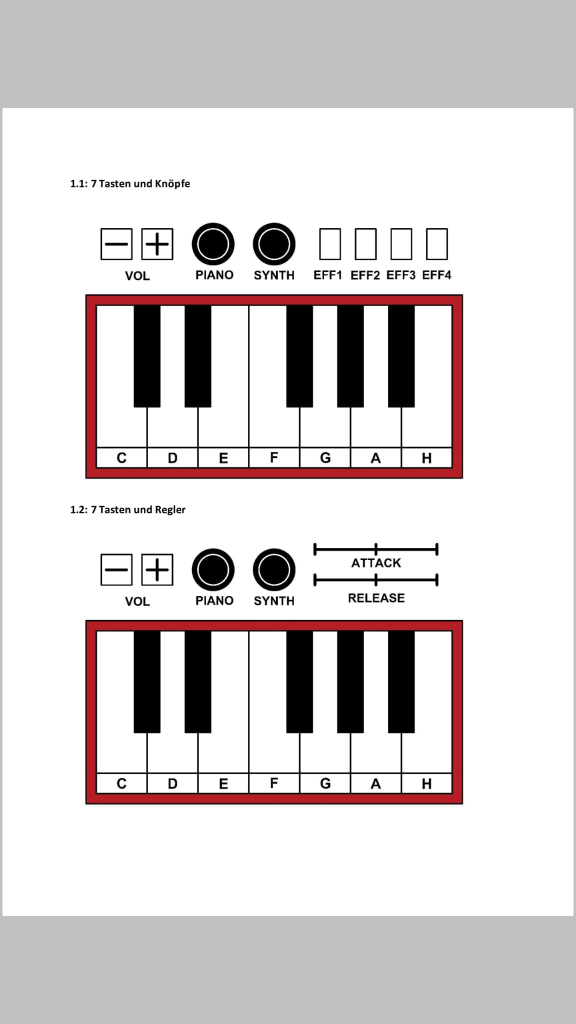
#> input picture media/Papier_Tastatur_Image.jpeg, 1152 x 2048 px, given in place of Tastaturrand_Farbe.jpg, which was not available (shown at 1/2 size)
$ python video.py
#> lines starting #> are read from the running program, lines starting #| are printed output that depends on the picture; after the words box and inside, x2 and y2 are one past the last pixel; in counts of white or black regions, pixels touching at a corner belong together; pictures that were not available may be replaced by others from this repository, and a replacement may not be noted
import websocket
import cv2
import json
import time
import numpy as np

# Ausgewählter Pixel für den Tastaturrand, einlesen und in HSV-Farbbereich umwandeln
keyboard_border_color = cv2.imread('../media/Tastaturrand_Farbe.jpg',cv2.IMREAD_COLOR )
#> keyboard_border_color is the input picture: shape (2048, 1152, 3); mean B, G, R 214.3, 214, 218.8
keyboard_border_color_HSV = cv2.cvtColor(keyboard_border_color, cv2.COLOR_BGR2HSV)
#> keyboard_border_color_HSV: shape (2048, 1152, 3); mean H, S, V 7.7, 8.8, 218.8
h_keyboard_border_color = int(keyboard_border_color_HSV[0][0][0])
#> h_keyboard_border_color = 0
s_keyboard_border_color = int(keyboard_border_color_HSV[0][0][1])
#> s_keyboard_border_color = 0
v_keyboard_border_color = int(keyboard_border_color_HSV[0][0][2])
#> v_keyboard_border_color = 192

# Ausgewählter Pixel für den Finger, einlesen und in HSV-Farbbereich umwandeln
finger_color = cv2.imread('../media/Finger_Farbe.jpg',cv2.IMREAD_COLOR )
finger_color_HSV = cv2.cvtColor(finger_color, cv2.COLOR_BGR2HSV)
h_finger_color = int(finger_color_HSV[0][0][0])
#> h_finger_color = 0
s_finger_color = int(finger_color_HSV[0][0][1])
#> s_finger_color = 0
v_finger_color = int(finger_color_HSV[0][0][2])
#> v_finger_color = 192
finger_radius = 10

# Koordinaten der Elemente innerhalb des originalen Bilders (mit den zwei Beispieltastaturen)
# Wir identifizieren este die Tastatur anhand des roten Randes.
# Danach finden wir die einzelnen Elemente mathematisch anhand der Koordinaten.

# Tastatur-Kooardinaten
# Outer
paper_outer_margin_upper_x = 171
paper_outer_margin_upper_y = 1239
paper_outer_margin_lower_x = 926
paper_outer_margin_lower_y = 1607
# Inner
paper_inner_margin_upper_x = 192
paper_inner_margin_upper_y = 1261
paper_inner_margin_lower_x = 904
paper_inner_margin_lower_y = 1586

# Volume Minus
paper_volume_minus_upper_x = 202
paper_volume_minus_upper_y = 1108
paper_volume_minus_w = 63
paper_volume_minus_h = 63

# Volume Plus
paper_volume_plus_upper_x = 283
paper_volume_plus_upper_y = 1108
paper_volume_plus_w = 63
paper_volume_plus_h = 63

# Piano
paper_piano_upper_x = 382
paper_piano_upper_y = 1095
paper_piano_w = 89
paper_piano_h = 89

# Synth
paper_synth_upper_x = 504
paper_synth_upper_y = 1095
paper_synth_w = 89
paper_synth_h = 89

# Distortion
paper_distortion_upper_x = 624
paper_distortion_upper_y = 1015
paper_distortion_w = 290
paper_distortion_h = 45

# Reverb
paper_reverb_upper_x = 624
paper_reverb_upper_y = 1108
paper_reverb_w = 290
paper_reverb_h = 63

# Gespeicherte Werte
command = 'none'
savedXKeyboard = 0
savedWKeyboard = 0
printAgain = True

# Callback Funktion für Slider - tut nichts
def do_nothing(no):
    return

# ------------------------- WEB SOCKET  ---------------------------------------------------

# WebSocket Funktion um ein Message zu senden
# [73 lines left out: functions sendMessage, volumeMinus, volumePlus, piano, synth, blackKey and 3 more, not called in this run]

#--------------------------FUNKTIONEN FÜRS VIDEO-------------------------------------------

# Größe Region einer Farbe finden
def findBiggestRegionForColor(frame, h, s, v, h_threshold, s_threshold_min, v_threshold_min, isHand):
    # Umwandlung in HSV Farbraum
#> called with h = 0, s = 0, v = 192, h_threshold = 15, s_threshold_min = 70, v_threshold_min = 40, isHand = True
    hsv = cv2.cvtColor(frame, cv2.COLOR_BGR2HSV)

    # Grenzen
    lower = np.array([h - h_threshold, s_threshold_min, v_threshold_min])
#> lower = [-15, 70, 40]
    upper = np.array([h + h_threshold, 255, 255])
#> upper = [15, 255, 255]

    # Threshold HSV Image um nur Piano Randfarben zu bekommen
    mask = cv2.inRange(hsv, lower, upper)
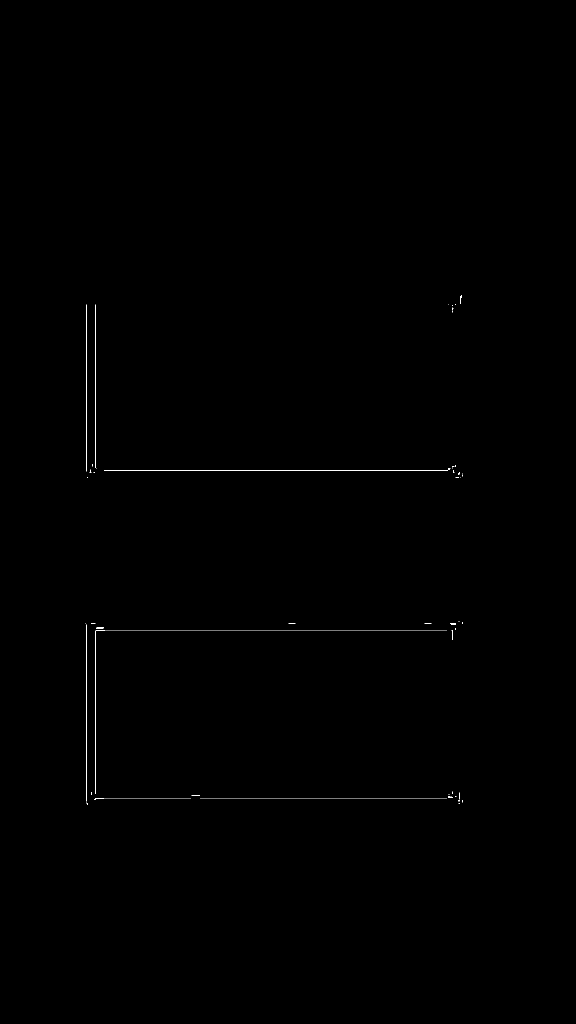
#> mask: shape (2048, 1152) (shown at 1/2 size); 0.19% white in thin lines or dots, all inside (x1, y1, x2, y2) = (171, 591, 926, 1609)

    # Dilation: Schwächere Pixel stärken
    kernel = np.ones((3,3),np.uint8)
    mask = cv2.dilate(mask,kernel,iterations = 1)
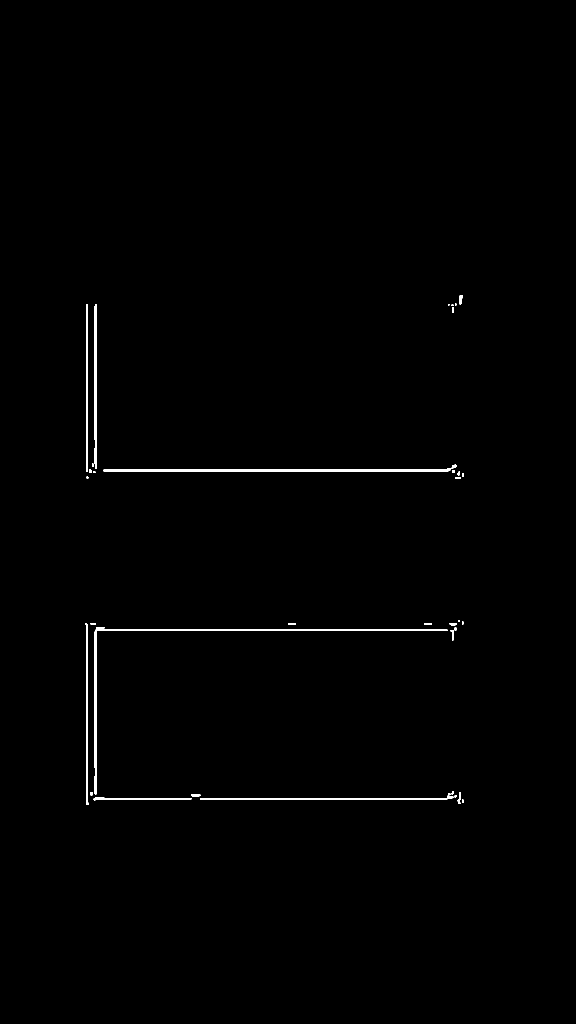
#> mask: shape (2048, 1152) (shown at 1/2 size); 0.54% white; 37 white regions (10 under 20 px), largest, box (x1, y1, x2, y2) and area: (189, 1254, 895, 1589) 3487, (207, 936, 902, 943) 2789, (400, 1591, 907, 1599) 1545

    # Opening: Noise aus dem Hintergrund entfernen
    # Für die Hand etwas höher eingestellt, um bei Schattenwurf weniger Störungen zu haben
    if(isHand == True):
        kernel = cv2.getStructuringElement(cv2.MORPH_RECT, (15,15))
        mask = cv2.morphologyEx(mask, cv2.MORPH_OPEN, kernel)
#> mask: shape (2048, 1152); every value is 0
    else:
        kernel = cv2.getStructuringElement(cv2.MORPH_RECT, (5,5))
        mask = cv2.morphologyEx(mask, cv2.MORPH_OPEN, kernel)

    # Medianfilter: Bild "smoothen"
    mask = cv2.medianBlur(mask, 5)

    # Region Finding Algorithmus: liefert Array contours, jedes Objekt repräsentiert eine zusammenhängende Region
    contours, hierarchy = cv2.findContours(mask, cv2.RETR_TREE, cv2.CHAIN_APPROX_SIMPLE)
#> contours = []
    # Berechnet Fläche einer Region
    biggestRegion = 0
    biggestRegionIndex = 0
    cnt = 0
    for index in range(len(contours)):
        area = cv2.contourArea(contours[index])
        # Schwärzung aller Regionen
        cv2.drawContours(mask, contours, index, (0,0,0), cv2.FILLED)
        # Bestimmung des Index der Region mit größter Fläche
        if area > biggestRegion:
            biggestRegion = area
            biggestRegionIndex = index
            cnt = contours[index]
#> this loop made 0 passes
#> after the loop, biggestRegion = 0; biggestRegionIndex = 0; cnt = 0
    return mask, contours, biggestRegionIndex, cnt

# Pixel Größenverhälnis errechnen
def getPixelSize(w):
    return 1.0 * w / (paper_outer_margin_lower_y - paper_outer_margin_upper_y)

# Innere Tastatur Werte der Region berechnen
def getInnerKeyboard(keyboard_x,keyboard_y,keyboard_w,keyboard_h,pixel_size):
    innerKeyboard_x = keyboard_x + pixel_size * (paper_inner_margin_upper_x - paper_outer_margin_upper_x)
    innerKeyboard_y = keyboard_y + pixel_size * (paper_inner_margin_upper_y - paper_outer_margin_upper_y)
    innerKeyboard_w = keyboard_w - 2 * (pixel_size * (paper_inner_margin_upper_x - paper_outer_margin_upper_x))
    innerKeyboard_h = keyboard_h - 2 * (pixel_size * (paper_inner_margin_upper_y - paper_outer_margin_upper_y))
    return int(innerKeyboard_x), int(innerKeyboard_y), int(innerKeyboard_w), int(innerKeyboard_h)

# Weiße Tasten Werte der Region berechnen
def getWhiteKeyRegion(keyboard_x,keyboard_y,keyboard_w,keyboard_h,pixel_size, key_number):
    # Keyboard innen Koordinaten links oben + Weite und Höhe
    innerKeyborad_x = keyboard_x + pixel_size * (paper_inner_margin_upper_x - paper_outer_margin_upper_x)
    key_y = keyboard_y + pixel_size * (paper_inner_margin_upper_y - paper_outer_margin_upper_y) # key_y = innerKeyborad_y
    innerKeyborad_w = keyboard_w - 2 * (pixel_size * (paper_inner_margin_upper_x - paper_outer_margin_upper_x))
    key_h = keyboard_h - 2 * (pixel_size * (paper_inner_margin_upper_y - paper_outer_margin_upper_y)) # key_h = innerKeyborad_h

    key_x = innerKeyborad_x + key_number * (innerKeyborad_w / 7)
    key_w = innerKeyborad_w / 7

    return int(key_x), int(key_y), int(key_w), int(key_h)

# Schwarze Tasten Werte der Region berechnen
def getBlackKeyRegion(keyboard_x,keyboard_y,keyboard_w,keyboard_h,pixel_size, key_number):
    # Für die "Lücke" in der Tastatur
    if key_number > 1:
        key_number += 1
    # Keyboard innen Koordinaten links oben + Weite und Höhe
    innerKeyborad_x = keyboard_x + pixel_size * (paper_inner_margin_upper_x - paper_outer_margin_upper_x)
    key_y = keyboard_y + pixel_size * (paper_inner_margin_upper_y - paper_outer_margin_upper_y) # key_y = innerKeyborad_y
    innerKeyborad_w = keyboard_w - 2 * (pixel_size * (paper_inner_margin_upper_x - paper_outer_margin_upper_x))
    innerKeyborad_h = keyboard_h - 2 * (pixel_size * (paper_inner_margin_upper_y - paper_outer_margin_upper_y))

    key_x = innerKeyborad_x + (key_number * 2 + 1.5)  * (innerKeyborad_w / 14)
    key_w = innerKeyborad_w / 14
    key_h = innerKeyborad_h * 2/3

    return int(key_x), int(key_y), int(key_w), int(key_h)

# Lautstärke Minus Werte der Region berechnen
def getVolumeMinusRegion(keyboard_x,keyboard_y,pixel_size):
    volume_minus_x = keyboard_x + pixel_size * (paper_volume_minus_upper_x -  paper_outer_margin_upper_x)
    volume_minus_y = keyboard_y + pixel_size * (paper_volume_minus_upper_y - paper_outer_margin_upper_y)
    volume_minus_w = pixel_size * paper_volume_minus_w
    volume_minus_h = pixel_size * paper_volume_minus_h
    return int(volume_minus_x), int(volume_minus_y), int(volume_minus_w), int(volume_minus_h)

# Lautstärke Minus Werte der Region berechnen
def getVolumePlusRegion(keyboard_x,keyboard_y,pixel_size):
    volume_plus_x = keyboard_x + pixel_size * (paper_volume_plus_upper_x -  paper_outer_margin_upper_x)
    volume_plus_y = keyboard_y + pixel_size * (paper_volume_plus_upper_y - paper_outer_margin_upper_y)
    volume_plus_w = pixel_size * paper_volume_plus_w
    volume_plus_h = pixel_size * paper_volume_plus_h
    return int(volume_plus_x), int(volume_plus_y), int(volume_plus_w), int(volume_plus_h)

# Lautstärke Plus Werte der Region berechnen
def getPianoRegion(keyboard_x,keyboard_y,pixel_size):
    # Nicht das Piano, sondern nur der Piano Button
    piano_x = keyboard_x + pixel_size * (paper_piano_upper_x -  paper_outer_margin_upper_x)
    piano_y = keyboard_y + pixel_size * (paper_piano_upper_y - paper_outer_margin_upper_y)
    piano_w = pixel_size * paper_piano_w
    piano_h = pixel_size * paper_piano_h
    return int(piano_x), int(piano_y), int(piano_w), int(piano_h)

# Synthesizer Werte der Region berechnen
def getSynthRegion(keyboard_x,keyboard_y,pixel_size):
    synth_x = keyboard_x + pixel_size * (paper_synth_upper_x -  paper_outer_margin_upper_x)
    synth_y = keyboard_y + pixel_size * (paper_synth_upper_y - paper_outer_margin_upper_y)
    synth_w = pixel_size * paper_synth_w
    synth_h = pixel_size * paper_synth_h
    return int(synth_x), int(synth_y), int(synth_w), int(synth_h)

# Distortion Werte der Region berechnen
def getDistortionRegion(keyboard_x,keyboard_y,pixel_size):
    distortion_x = keyboard_x + pixel_size * (paper_distortion_upper_x -  paper_outer_margin_upper_x)
    distortion_y = keyboard_y + pixel_size * (paper_distortion_upper_y - paper_outer_margin_upper_y)
    distortion_w = pixel_size * paper_distortion_w
    distortion_h = pixel_size * paper_distortion_h
    return int(distortion_x), int(distortion_y), int(distortion_w), int(distortion_h)

# Reverb Werte der ganzen Region berechnen
def getReverbFullRegion(keyboard_x,keyboard_y,pixel_size ):
    reverb_x = keyboard_x + pixel_size * (paper_reverb_upper_x -  paper_outer_margin_upper_x)
    reverb_y = keyboard_y + pixel_size * (paper_reverb_upper_y - paper_outer_margin_upper_y)
    reverb_w = pixel_size * paper_reverb_w
    reverb_h = pixel_size * paper_reverb_h
    return int(reverb_x), int(reverb_y), int(reverb_w), int(reverb_h)

# Reverb Werte der einzelnen Regionen berechnen
def getReverbRegion(keyboard_x,keyboard_y,pixel_size, reverb_number):
    reverb_x = keyboard_x + pixel_size * (paper_reverb_upper_x -  paper_outer_margin_upper_x)
    reverb_y = keyboard_y + pixel_size * (paper_reverb_upper_y - paper_outer_margin_upper_y)
    reverb_w = pixel_size * (paper_reverb_w / 4)
    reverb_h = pixel_size * paper_reverb_h
    reverb_x = reverb_x + (reverb_number ) * reverb_w
    return int(reverb_x), int(reverb_y), int(reverb_w), int(reverb_h)

# Berechnung, ob der Finger sich in einer Region befindet
def isFingerIn(finger_x, finger_y, rectangle_x, rectangle_y, rectangle_w, rectangle_h):
    return (rectangle_x < finger_x) and (finger_x < rectangle_x + rectangle_w) and (rectangle_y < finger_y) and (finger_y < rectangle_y + rectangle_h)

# Millisekunden bekommen
def getMilliseconds():
    return time.time_ns() // 1_000_000

# Hat ein Kommanda die vorgegebene Zeit überschritten
def isCommandTimeoutExceeded(commandStart):
    currentTime = getMilliseconds()
    return (currentTime - commandStart) > 1000

# Farben des Tastaturrands und der Hand anpassen
# [20 lines left out: function colorPicker, not called in this run]


# ------------------------- VIDEO  --------------------------------------------------------

# Named Window Tastatur erstellen
cv2.namedWindow("Tastatur")
# Tracker in Tastatur Window erstellen
cv2.createTrackbar("HThresTastatur", "Tastatur", 15, 120, do_nothing)
cv2.createTrackbar("SThresTastaturMin", "Tastatur", 60, 120, do_nothing)
cv2.createTrackbar("VThresTastaturMin", "Tastatur", 20, 120, do_nothing)

# Named Window Finger erstellen
cv2.namedWindow("Finger")
# Tracker in Finger Window erstellen
cv2.createTrackbar("HThresFinger", "Finger", 15, 120, do_nothing)
cv2.createTrackbar("SThresFingerMin", "Finger", 70, 120, do_nothing)
cv2.createTrackbar("VThresFingerMin", "Finger", 40, 120, do_nothing)

# [7 lines of commented-out code are left out]
cap=cv2.VideoCapture(0)

# Zeitstempel für die Finger Kommandos
commandStart = getMilliseconds()
while cap.isOpened():
    ret, frame = cap.read()

    # Skaling (für mp4-Video aus Datei)
    # frame = cv2.resize(frame, (960, 540))

    # Original Video anzeigen
    cv2.imshow('Original', frame)

    # Farben des Tastaturrands und der Hand anpassen
    cv2.setMouseCallback("Original", colorPicker)

    ###################### FINGER #################################

    # Threshold Wert aus Tracker lesen
    h_finger_threshold = cv2.getTrackbarPos('HThresFinger', 'Finger')
    s_finger_threshold_min = cv2.getTrackbarPos('SThresFingerMin', 'Finger')
    v_finger_threshold_min = cv2.getTrackbarPos('VThresFingerMin', 'Finger')
    # Finger Rand finden
    finger_mask, finger_contours, finger_biggestRegionIndex, finger_cnt = findBiggestRegionForColor(frame, h_finger_color, s_finger_color, v_finger_color, h_finger_threshold, s_finger_threshold_min, v_finger_threshold_min, True)
#> finger_contours = []; finger_biggestRegionIndex = 0; finger_cnt = 0

    # Wenn CNT für Finger vorhanden ist
    if(type(finger_cnt) != int):
        # Zeichnet größte Region (Finger) weiß
        cv2.drawContours(finger_mask, finger_contours, finger_biggestRegionIndex, (255,255,255), cv2.FILLED)
        # Finger zeichnen
        # wir finden die Spitze des Fingers (das ist die Top Y Koordinate)
        finger_upper_point = finger_cnt[finger_cnt[:,:,1].argmin()][0]
        # Und wir zeichnen einen Kreis. Dafür erxtrahieren wir den Radius der Finger, sodass unser Kreis über den Finger liegt
        # Die Y-Koordinate des Fingers wird etwas nach unten verschoben
        # Dadurch wird nicht direkt die Fingerspitze, sondern die Mitte der Fingerspitze erkannt
        finger_upper_point[1] = finger_upper_point[1] + finger_radius
        cv2.circle(frame, tuple(finger_upper_point), finger_radius, (0, 0, 255), -1)

    ###################### KEYBOARD #################################

    # Threshold Wert aus Tracker lesen
    h_keyboard_threshold = cv2.getTrackbarPos('HThresTastatur', 'Tastatur')
#> h_keyboard_threshold = 15
    s_keyboard_threshold_min = cv2.getTrackbarPos('SThresTastaturMin', 'Tastatur')
#> s_keyboard_threshold_min = 60
    v_keyboard_threshold_min = cv2.getTrackbarPos('VThresTastaturMin', 'Tastatur')
#> v_keyboard_threshold_min = 20
    # Keyboard Rand finden
    keyboard_mask, keyboard_contours, keyboard_biggestRegionIndex, keyboard_cnt = findBiggestRegionForColor(frame, h_keyboard_border_color, s_keyboard_border_color, v_keyboard_border_color, h_keyboard_threshold, s_keyboard_threshold_min, v_keyboard_threshold_min, False)
#> call 2 of findBiggestRegionForColor, with h = 0, s = 0, v = 192, h_threshold = 15, s_threshold_min = 60, v_threshold_min = 20, isHand = False
#> in findBiggestRegionForColor (call 2), `lower = np.array([h - h_threshold, s_threshold_min, v_threshold_min])`: lower = [-15, 60, 20]
#> in findBiggestRegionForColor (call 2), `mask = cv2.inRange(hsv, lower, upper)`:
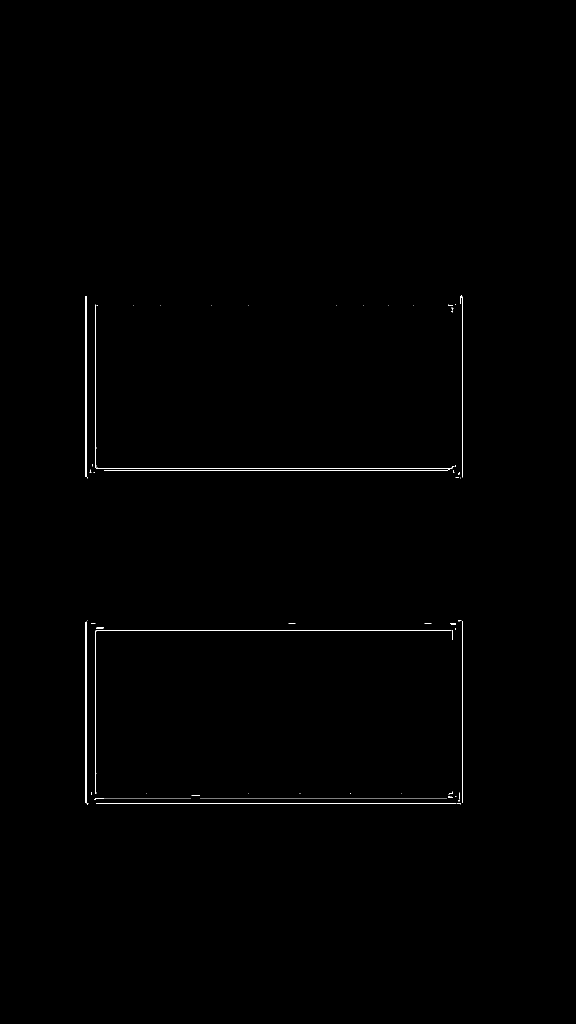
#> mask: shape (2048, 1152) (shown at 1/2 size); 0.37% white in thin lines or dots, all inside (x1, y1, x2, y2) = (171, 591, 926, 1609)
#> in findBiggestRegionForColor (call 2), `mask = cv2.dilate(mask,kernel,iterations = 1)`:
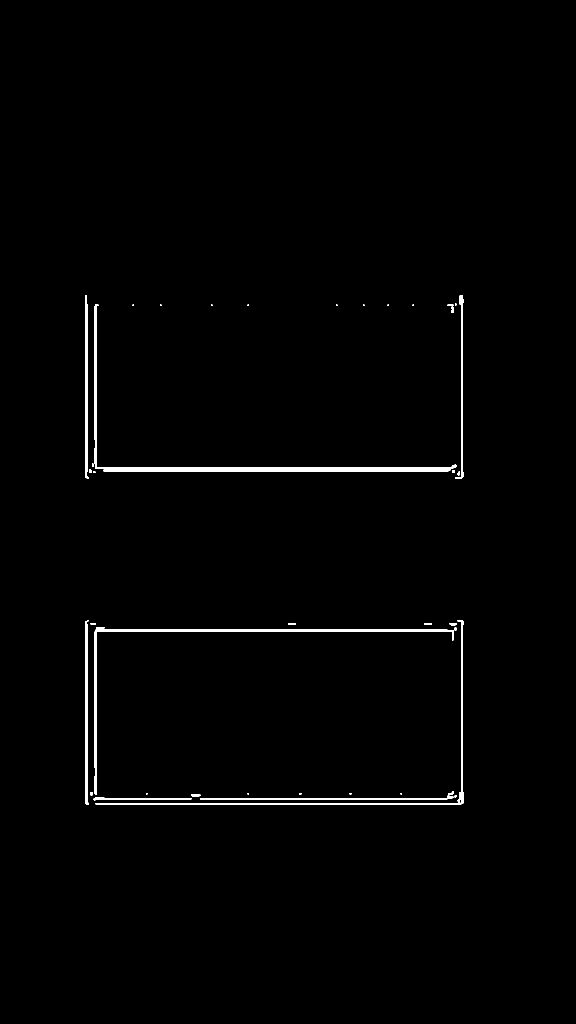
#> mask: shape (2048, 1152) (shown at 1/2 size); 0.92% white; 39 white regions (16 under 20 px), largest, box (x1, y1, x2, y2) and area: (189, 608, 913, 943) 6276, (189, 1254, 907, 1589) 4288, (191, 1240, 927, 1610) 3362
#> in findBiggestRegionForColor (call 2), `kernel = cv2.getStructuringElement(cv2.MORPH_RECT, (5,5))`: kernel = [[1, 1, 1, 1, 1], [1, 1, 1, 1, 1], [1, 1, 1, 1, 1], [1, 1, 1, 1, 1], [1, 1, 1, 1, 1]]
#> in findBiggestRegionForColor (call 2), `mask = cv2.morphologyEx(mask, cv2.MORPH_OPEN, kernel)`:
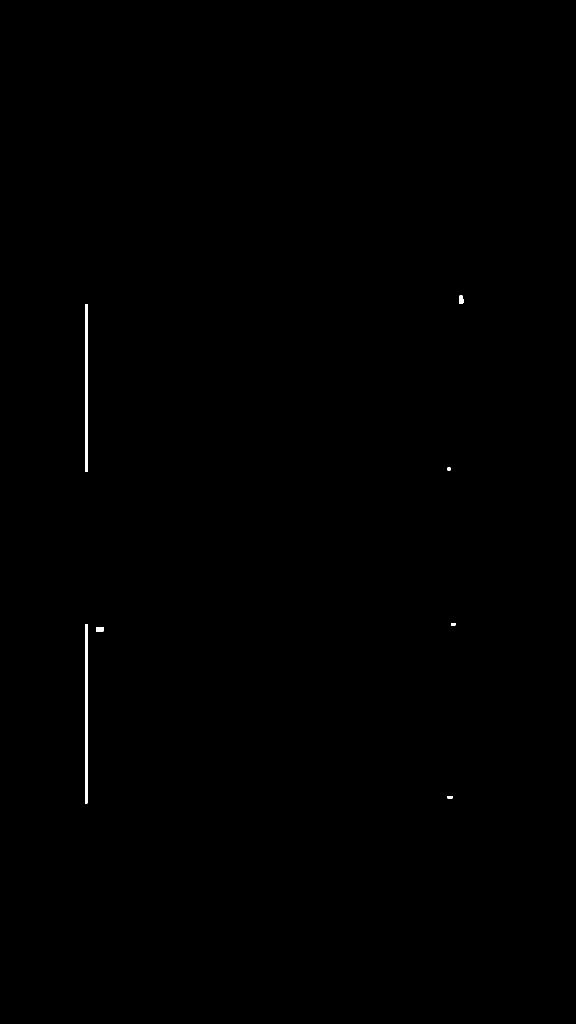
#> mask: shape (2048, 1152) (shown at 1/2 size); 0.16% white; 7 white regions, largest, box (x1, y1, x2, y2) and area: (170, 1248, 175, 1607) 1795, (170, 608, 175, 944) 1680, (192, 1254, 207, 1263) 135
#> in findBiggestRegionForColor (call 2), `contours, hierarchy = cv2.findContours(mask, cv2.RETR_TREE, cv2.CHAIN_..`: contours = 7 contours, 1 with area under 20; largest, box (x1, y1, x2, y2) and area: (170, 1248, 175, 1607) 1424, (170, 608, 175, 944) 1332, (192, 1254, 207, 1263) 104, (919, 591, 927, 608) 98, (895, 1592, 905, 1597) 28, (902, 1246, 911, 1251) 24
#> (the rest of the program and of its run is left out)
